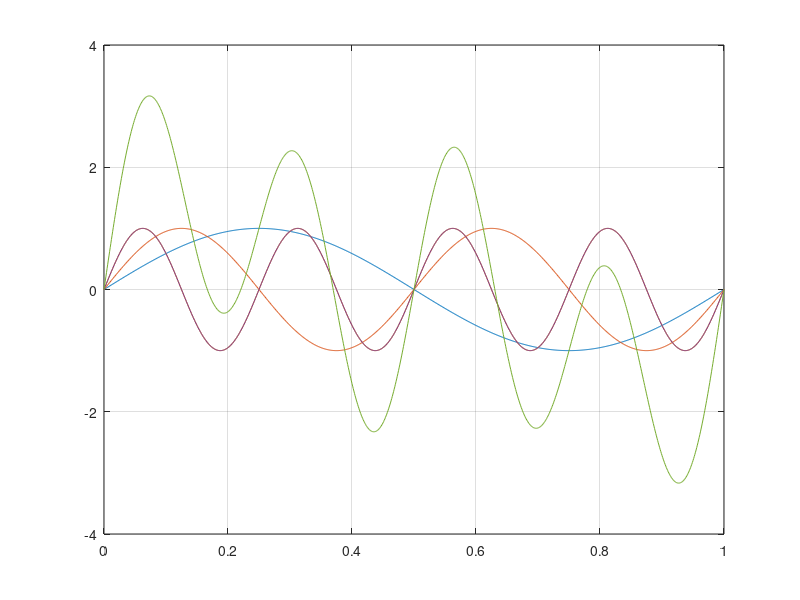

Write the MATLAB code that produced this figure.
%%   ITESS-TICS
%%   Enero-Junio 2024
%%   Matemáticas Áplicadas a Comunicaciones
%%   Unidad 3: Series de Fouier
%%   Sumas de funciones seno y coseno
%%   16/mayo/2024
%%   FJMP


% grafica de función seno
f = 1;      % frecuencia
T = 1/f;    % periodo

t=0:0.001:1;
st = sin (2 * pi * f * t);

f2 = 2;
st2 = sin (2 * pi * f2 * t);

f3 = 4;
st3 = sin (2 * pi * f3 * t);


f3 = 4;
st4 = sin (2 * pi * f3 * t);


stN = st + st2 + st3 + st4;
plot(t, st)
grid on
hold on

plot(t, st2)
plot(t, st3)
plot(t, st4)
plot(t, stN)






